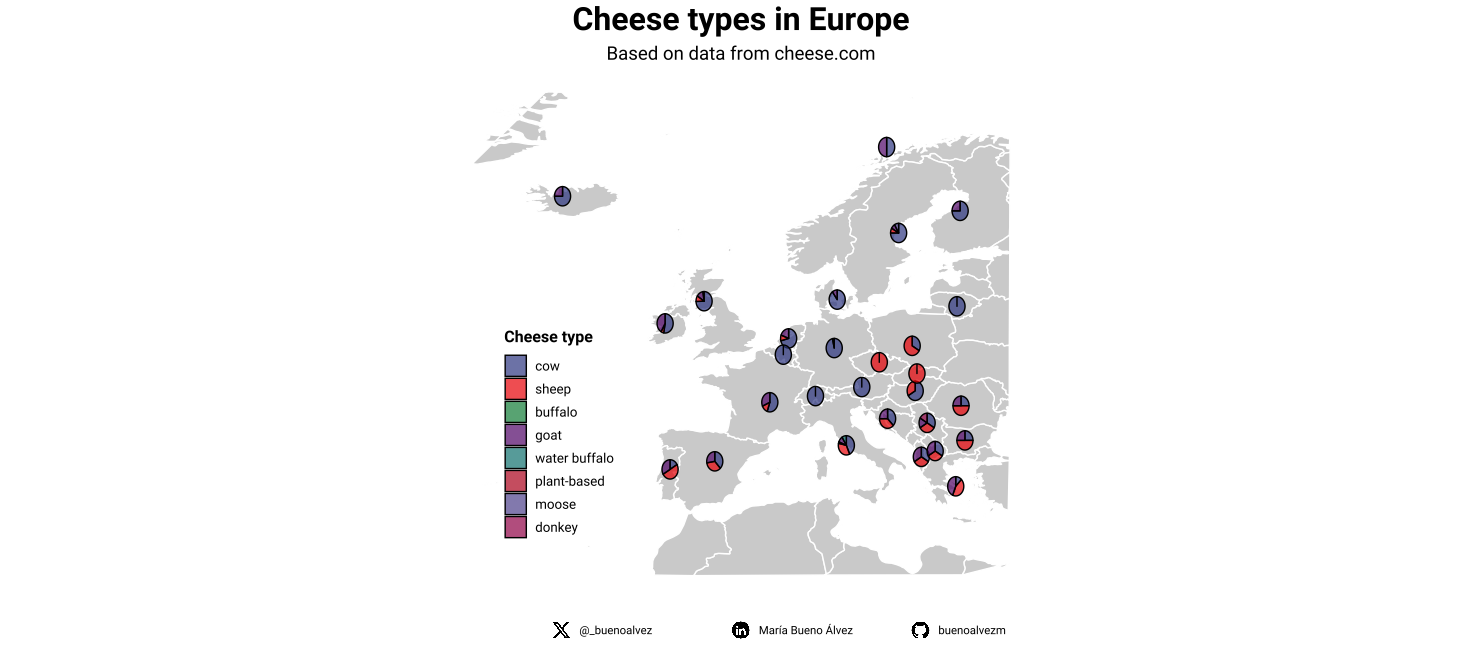

Write the R code that produced this figure.
## Title:     TidyTuesday - week 23 - 2024
## Date:      2024-06-09
## Author:    María Bueno Álvez
## Data:      Cheeses (cheese.com)


## LOAD PACKAGES & SETUP 
#install.packages(c("maps", "mapdata"))
library(tidyverse)
library(maps)
library(mapdata)
library(scatterpie)
library(ggsci)
library(patchwork)
library(showtext)
library(ggimage)

# Read in data
tuesdata <- tidytuesdayR::tt_load(2024, week = 23)
cheeses <- tuesdata$cheeses

# Add font
font_add_google("Roboto", "roboto")


## DATA EXPLORATION

# Non-mapping countries
cheese_data |> 
  distinct(country) |> 
  filter(!country %in% country_coords$region)

# Rename or exclude countries & count number of distinct chesses and number of cheeses from different milk types
cheese_data <- 
  cheeses |> 
  separate_rows(country, sep = ", ") |> 
  separate_rows(milk, sep = ", ") |>
  distinct(cheese, milk, country) |> 
  filter(!country %in% c("Middle East", "Mexico and Caribbean"),
         !is.na(country),
         !is.na(milk)) |> 
  mutate(country = case_when(country %in% c("England", "Great Britain", "United Kingdom", "Wales", "Scotland") ~ "UK", 
                             country == "United States" ~ "USA",
                             country == "Holland" ~ "Netherlands",
                             country == "Macedonia" ~ "North Macedonia",
                             T ~ country)) |> 
  group_by(country) |> 
  mutate(total_n = n_distinct(cheese)) |> 
  ungroup() |> 
  group_by(country, milk) |> 
  mutate(n = n()) |> 
  ungroup() |> 
  distinct(country, milk, total_n, n)



## VISUALIZATION

# Retrieve world map data
world_map <- map_data("world")

country_coords <- 
  world_map %>%
  group_by(region) %>%
  summarize(long = mean(long), lat = mean(lat)) |> 
  bind_rows(tibble(region = "Tibet", # Add Tibet as region
                   long = 85,
                   lat = 35))

# Current data
current_countries <- 
  country_coords |> 
  filter(region %in% unique(cheese_data$country))

# Focus on Europe
europe_cheese <- 
  cheese_data |> 
  left_join(country_coords, by = c("country" = "region")) |> 
  relocate(long, lat, .after = country) |> 
  filter(long < 30,
         long > -30,
         lat < 75,
         lat > 30)  |> 
  pivot_wider(names_from = milk, values_from = n, values_fill = 0) 
  

social <- nrBrand::social_caption(
  bg_colour = bg_col,
  icon_colour = highlight_col,
  font_colour = text_col,
  font_family = body_font
)



# Map plot
social_media <- data.frame(
  platform = c("twitter", "linkedin", "github"),
  handle = c("@_buenoalvez", "María Bueno Álvez", "buenoalvezm"),
  long = c(-20, 0, 20), 
  lat = c(25, 25, 25),
  image = c("week23_2024/assets/twitter.png", "week23_2024/assets/linkedin.png", "week23_2024/assets/github.png")  
) 


world_map |> 
  filter(long < 30,
         long > -30,
         lat < 75,
         lat > 30) |> 
  ggplot(aes(x = long, y = lat)) +
  geom_polygon(aes(group = group), 
               fill = "lightgrey", 
               color = "white") +
  geom_scatterpie(aes(x=long, y=lat, group=country), 
                  data = europe_cheese, 
                  pie_scale = 1,
                  cols = colnames(europe_cheese)[-c(1:4)],
                  
                  alpha = 0.7) +
  geom_image(aes(image = image), size = 0.03, by = "height", asp = 1, data = social_media) +
  geom_text(aes(label = handle, x = long + 2), hjust = 0, vjust = 0.5, size = 3, family = "roboto", data = social_media) + 
  scale_fill_aaas() +
  theme_void() +
  labs(
    title = "Cheese types in Europe",
    subtitle = "Based on data from cheese.com",
    fill = "Cheese type"
  ) +
  theme(
    plot.title = element_text(
      family  = "roboto",
      face = "bold", 
      hjust = 0.5,
      size = 24),
    plot.subtitle = element_text(
      family  = "roboto",
      hjust = 0.5,
      size = 14),
    legend.position = c(0.10, 0.20),
    legend.title = element_text(family = "roboto", size = 12, face = "bold"),
    legend.text = element_text(family = "roboto", size = 10),
    legend.justification = c(0, 0),
    aspect.ratio = 1
  ) +
  coord_cartesian(
    xlim = c(-30, 40),
    ylim = c(30, 75),
    expand = FALSE
  ) +
  coord_equal() 

#ggsave("week23_2024/cheese_map.png", h = 14, w = 14)

## SESSION INFO  
sessioninfo::session_info(include_base = TRUE) 
